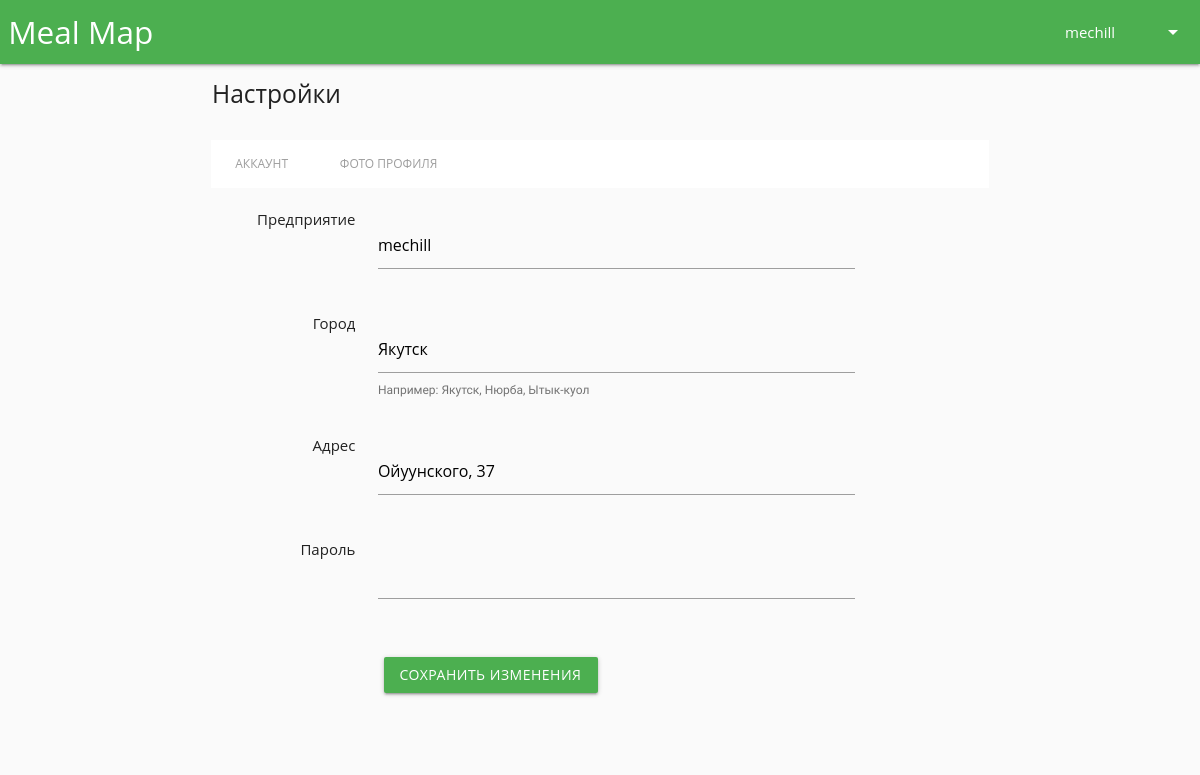
/settings/ (signed in), run on the app's committed database.
### main/models.py (models this page shows, shortened)
class Company(models.Model):
	status  = models.CharField(max_length = 10, default = "company")
	user    = models.OneToOneField(User)
	name    = models.CharField(max_length = 50)
	city    = models.CharField(max_length = 50)
	address = models.CharField(max_length = 100)
	avatar = models.ImageField(upload_to = "images/", default = "images/company_default.jpg")

### main/views.py (the view, shortened to what this page needs)
# urls.py: url(r'^settings/$',                          views.settings,  name = 'settings'),
def settings(request):
    context = {}
    if request.user.email == "company@m.ru":
        profile = Company.objects.get(user = request.user)
    else:
        profile = Profile.objects.get(user = request.user)
    context["profile"] = profile
    if not request.user.is_authenticated():
        return HttpResponseRedirect("/login")
    response = render(request, 'main/settings.html',context)
    return response

### main/templates/main/settings.html (shortened to what this page needs)
{% load staticfiles %}
{% include 'main/header.html' %}
	    		<div class = "container">
					<div class = "row">
						<div style="padding-right: 20px;padding-left: 20px;">
							<h5 class = "h3" style="margin-left:12px"> Настройки </h5>
							<br>
							<div class = "row">
								<div class = "col s12">
									<div class="row">
										<div class="col s12">
											<ul class="tabs">
												<li class="tab"><a href="/settings" onclick="location='/settings';"  class = "grey-text lighten-5" style="font-size: 12px;">Аккаунт</a></li>
												<li class="tab"><a href="/picture" onclick="location='/picture';" class = "grey-text lighten-5" style="font-size: 12px">Фото профиля</a></li>
											</ul>
										</div>
									</div>
									<div class = "row">
										<div class = "col s10">
											<form action = "." method = "post">
												{% if profile.user.email == "profile@m.ru" %}
													<div class="row form-group">
														<div class = "col s3">
															<p class = "right">Фамилия</p>
														</div>
														<div class="input-field col s9">
															<input id="text" name = "last_name" type="text" class="validate" value="{{profile.user.last_name}}">
														</div>
													</div>
													<div class="row form-group">
														<div class = "col s3">
															<p class = "right">Имя</p>
														</div>
														<div class="input-field col s9">
															<input id="text" name = "first_name" type="text" class="validate" value="{{profile.user.first_name}}">
														</div>
													</div>
												{% else %}
													<div class="row form-group">
														<div class = "col s3">
															<p class = "right">Предприятие</p>
														</div>
														<div class="input-field col s9">
															<input id="text" name = "name" type="text" class="validate" value="{{profile.name}}">
														</div>
													</div>
												{% endif %}
												<div class="row form-group">
													<div class = "col s3">
														<p class = "right">Город</p>
													</div>
													<div class="input-field col s9">
														<input id="text" name = "city" type="text" class="validate" value="{{profile.city}}">
														<span class="helper-text">Например: Якутск, Нюрба, Ытык-куол</span>
													</div>
												</div>
												{% if request.user.email == "profile@m.ru" %}
													<div class="row form-group">
														<div class = "col s3">
															<p class = "right">Обо мне</p>
														</div>
														<div class="input-field col s9">
															<input id="text" name = "about" type="text" class="validate" value="{{profile.about}}">
															<span class="helper-text">Расскажи о себе в 3 словах</span>
														</div>
													</div>
													<div class="row form-group">
														<div class = "col s3">
															<p class = "right">Мои пожелания</p>
														</div>
														<div class="input-field col s9">
															<input id="text" name = "wishes" type="text" class="validate" value="{{profile.wishes}}">
															<span class="helper-text">Что вы не можете переварить</span>
														</div>
													</div>
												{% else %}
													<div class="row form-group">
														<div class = "col s3">
															<p class = "right">Адрес</p>
														</div>
														<div class="input-field col s9">
															<input id="text" name = "address" type="text" class="validate" value="{{profile.address}}">
														</div>
													</div>
												{% endif %}
												<div class="row form-group">
														<div class = "col s3">
															<p class = "right">Пароль</p>
														</div>
														<div class="input-field col s9">
															<input id="text" name = "password" type="password" class="validate" value="{{profile.password}}">
														</div>
													</div>
												<div class="input-field col s9 offset-s3">
													<input class="btn green" type = "submit" name = "ok_button" value = "Сохранить изменения">
												</div>
											</form>
										</div>
									</div>
								</div>
							</div>
						</div>
					</div>
				</div>
{% include 'main/footer.html' %}

### main/templates/main/header.html (shortened to what this page needs)
{% load staticfiles %}
<!DOCTYPE html>
<html>
	<head>
        <link rel="stylesheet" href="{% static 'css/materialize.min.css' %}">
        <link rel="stylesheet" href="{% static 'css/fonts.css' %}">
        <link rel="stylesheet" href="{% static 'css/clock.css' %}">
    </head>
    <body style="">
        <header>
                <nav>
                    <div class="nav-wrapper green" style="position: relative;">
                        <a href="/" class="brand-logo">&nbsp;Meal Map</a>
                        <ul id="nav-mobile" class="right hide-on-med-and-down">
                                <li><a class="dropdown-button" href="#!" data-activates="dropdown1" data-beloworigin="true" style="min-width: 150px;">{{ profile.name }} <i class="material-icons right"> arrow_drop_down </i></a></li>
                        </ul>
                    </div>
                </nav>
            </header>
            <main>

### main/static/css/clock.css (style rules this page uses)
* { margin: 0; padding: 0; box-sizing: border-box; }

### main/templates/main/header.html (style rules this page uses)
* { font-family: 'Arimo', sans-serif; }

### data on the page
Company: name "mechill", city "Якутск", address "Ойуунского, 37"
